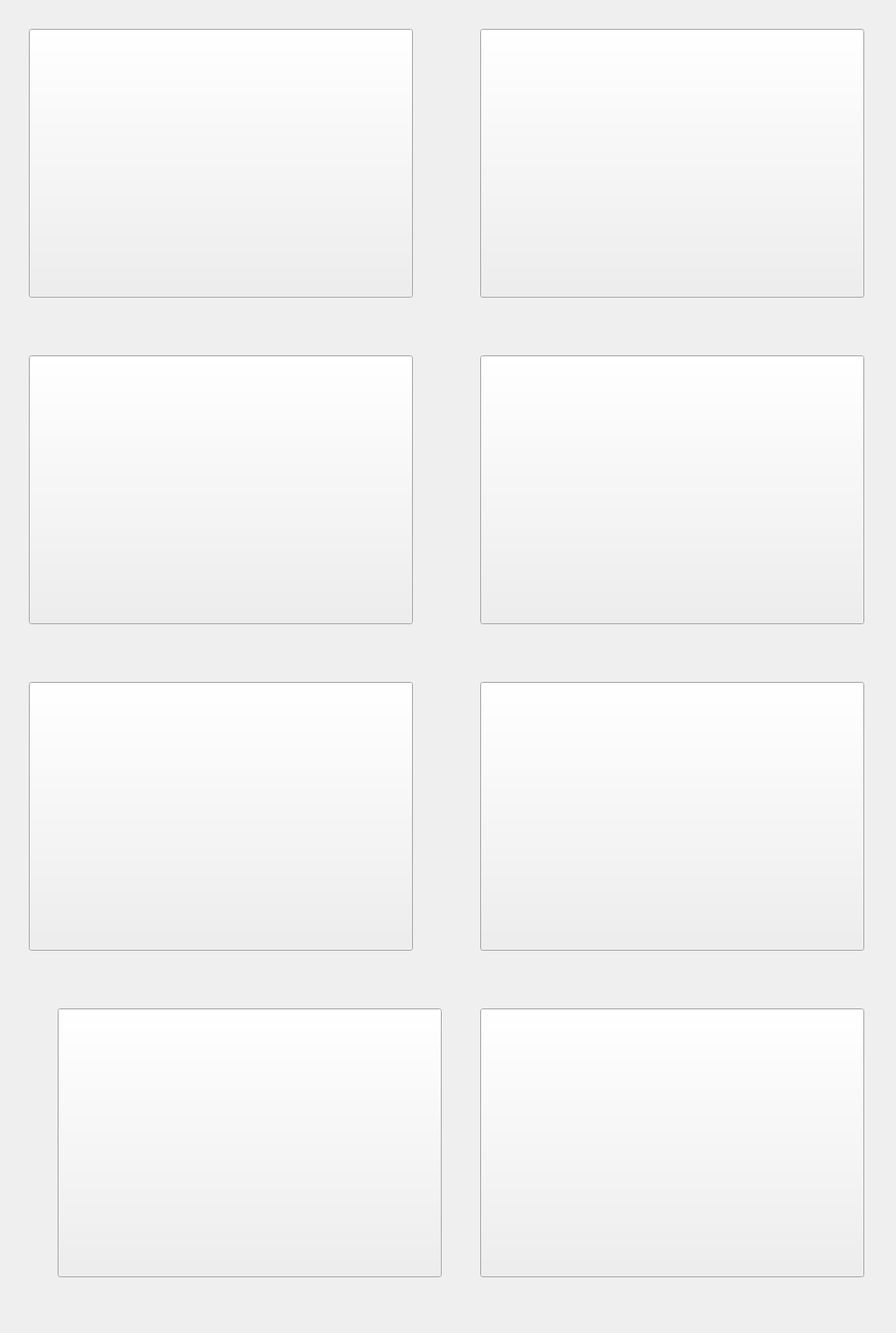
    <widget class="QWidget" name="scrollAreaWidgetContents">
     <property name="geometry">
      <rect>
       <x>0</x>
       <y>0</y>
       <width>933</width>
       <height>1388</height>
      </rect>
     </property>
     <widget class="QPushButton" name="shoe1">
      <property name="geometry">
       <rect>
        <x>30</x>
        <y>30</y>
        <width>400</width>
        <height>280</height>
       </rect>
      </property>
      <property name="styleSheet">
       <string notr="true">border-image: url(:/new/prefix1/PRC/shoe5/ (1).jpg);</string>
      </property>
      <property name="text">
       <string/>
      </property>
     </widget>
     <widget class="QPushButton" name="shoe2">
      <property name="geometry">
       <rect>
        <x>500</x>
        <y>30</y>
        <width>400</width>
        <height>280</height>
       </rect>
      </property>
      <property name="styleSheet">
       <string notr="true">border-image: url(:/new/prefix1/PRC/shoe5/ (2).jpg);</string>
      </property>
      <property name="text">
       <string/>
      </property>
     </widget>
     <widget class="QPushButton" name="shoe3">
      <property name="geometry">
       <rect>
        <x>30</x>
        <y>370</y>
        <width>400</width>
        <height>280</height>
       </rect>
      </property>
      <property name="styleSheet">
       <string notr="true">border-image: url(:/new/prefix1/PRC/shoe5/ (3).jpg);</string>
      </property>
      <property name="text">
       <string/>
      </property>
     </widget>
     <widget class="QPushButton" name="shoe4">
      <property name="geometry">
       <rect>
        <x>500</x>
        <y>370</y>
        <width>400</width>
        <height>280</height>
       </rect>
      </property>
      <property name="styleSheet">
       <string notr="true">border-image: url(:/new/prefix1/PRC/shoe5/ (4).jpg);</string>
      </property>
      <property name="text">
       <string/>
      </property>
     </widget>
     <widget class="QPushButton" name="shoe5">
      <property name="geometry">
       <rect>
        <x>30</x>
        <y>710</y>
        <width>400</width>
        <height>280</height>
       </rect>
      </property>
      <property name="styleSheet">
       <string notr="true">border-image: url(:/new/prefix1/PRC/shoe5/ (5).jpg);</string>
      </property>
      <property name="text">
       <string/>
      </property>
     </widget>
     <widget class="QPushButton" name="shoe6">
      <property name="geometry">
       <rect>
        <x>500</x>
        <y>710</y>
        <width>400</width>
        <height>280</height>
       </rect>
      </property>
      <property name="styleSheet">
       <string notr="true">border-image: url(:/new/prefix1/PRC/shoe5/ (6).jpg);</string>
      </property>
      <property name="text">
       <string/>
      </property>
     </widget>
     <widget class="QPushButton" name="shoe7">
      <property name="geometry">
       <rect>
        <x>60</x>
        <y>1050</y>
        <width>400</width>
        <height>280</height>
       </rect>
      </property>
      <property name="styleSheet">
       <string notr="true">border-image: url(:/new/prefix1/PRC/shoe5/ (7).jpg);</string>
      </property>
      <property name="text">
       <string/>
      </property>
     </widget>
     <widget class="QPushButton" name="shoe8">
      <property name="geometry">
       <rect>
        <x>500</x>
        <y>1050</y>
        <width>400</width>
        <height>280</height>
       </rect>
      </property>
      <property name="styleSheet">
       <string notr="true">border-image: url(:/new/prefix1/PRC/shoe5/ (8).jpg);
border-image: url(:/new/prefix1/PRC/shoe5/ (8).jpg);</string>
      </property>
      <property name="text">
       <string/>
      </property>
     </widget>
     <widget class="QLabel" name="White_Point_shoe1">
      <property name="geometry">
       <rect>
        <x>390</x>
        <y>270</y>
        <width>40</width>
        <height>40</height>
       </rect>
      </property>
      <property name="styleSheet">
       <string notr="true">border-image: url(:/new/prefix1/PRC/images/ (11).png);</string>
      </property>
      <property name="text">
       <string/>
      </property>
     </widget>
     <widget class="QLabel" name="White_Point_shoe2">
      <property name="geometry">
       <rect>
        <x>860</x>
        <y>270</y>
        <width>40</width>
        <height>40</height>
       </rect>
      </property>
      <property name="styleSheet">
       <string notr="true">border-image: url(:/new/prefix1/PRC/images/ (11).png);</string>
      </property>
      <property name="text">
       <string/>
      </property>
     </widget>
     <widget class="QLabel" name="White_Point_shoe3">
      <property name="geometry">
       <rect>
        <x>390</x>
        <y>610</y>
        <width>40</width>
        <height>40</height>
       </rect>
      </property>
      <property name="styleSheet">
       <string notr="true">border-image: url(:/new/prefix1/PRC/images/ (11).png);</string>
      </property>
      <property name="text">
       <string/>
      </property>
     </widget>
     <widget class="QLabel" name="White_Point_shoe4">
      <property name="geometry">
       <rect>
        <x>860</x>
        <y>610</y>
        <width>40</width>
        <height>40</height>
       </rect>
      </property>
      <property name="styleSheet">
       <string notr="true">border-image: url(:/new/prefix1/PRC/images/ (11).png);</string>
      </property>
      <property name="text">
       <string/>
      </property>
     </widget>
     <widget class="QLabel" name="White_Point_shoe5">
      <property name="geometry">
       <rect>
        <x>390</x>
        <y>950</y>
        <width>40</width>
        <height>40</height>
       </rect>
      </property>
      <property name="styleSheet">
       <string notr="true">border-image: url(:/new/prefix1/PRC/images/ (11).png);</string>
      </property>
      <property name="text">
       <string/>
      </property>
     </widget>
     <widget class="QLabel" name="White_Point_shoe6">
      <property name="geometry">
       <rect>
        <x>860</x>
        <y>950</y>
        <width>40</width>
        <height>40</height>
       </rect>
      </property>
      <property name="styleSheet">
       <string notr="true">border-image: url(:/new/prefix1/PRC/images/ (11).png);</string>
      </property>
      <property name="text">
       <string/>
      </property>
     </widget>
     <widget class="QLabel" name="White_Point_shoe7">
      <property name="geometry">
       <rect>
        <x>390</x>
        <y>1290</y>
        <width>40</width>
        <height>40</height>
       </rect>
      </property>
      <property name="styleSheet">
       <string notr="true">border-image: url(:/new/prefix1/PRC/images/ (11).png);</string>
      </property>
      <property name="text">
       <string/>
      </property>
     </widget>
     <widget class="QLabel" name="White_Point_shoe8">
      <property name="geometry">
       <rect>
        <x>860</x>
        <y>1290</y>
        <width>40</width>
        <height>40</height>
       </rect>
      </property>
      <property name="styleSheet">
       <string notr="true">border-image: url(:/new/prefix1/PRC/images/ (11).png);</string>
      </property>
      <property name="text">
       <string/>
      </property>
     </widget>
     <widget class="QLabel" name="one_shoe">
      <property name="geometry">
       <rect>
        <x>400</x>
        <y>280</y>
        <width>20</width>
        <height>20</height>
       </rect>
      </property>
      <property name="styleSheet">
       <string notr="true">border-image: url(:/new/prefix1/PRC/images/ (1).png);</string>
      </property>
      <property name="text">
       <string/>
      </property>
     </widget>
     <widget class="QLabel" name="two_shoe">
      <property name="geometry">
       <rect>
        <x>870</x>
        <y>280</y>
        <width>20</width>
        <height>20</height>
       </rect>
      </property>
      <property name="styleSheet">
       <string notr="true">border-image: url(:/new/prefix1/PRC/images/ (2).png);</string>
      </property>
      <property name="text">
       <string/>
      </property>
     </widget>
     <widget class="QLabel" name="three_shoe">
      <property name="geometry">
       <rect>
        <x>400</x>
        <y>620</y>
        <width>20</width>
        <height>20</height>
       </rect>
      </property>
      <property name="styleSheet">
       <string notr="true">border-image: url(:/new/prefix1/PRC/images/ (3).png);</string>
      </property>
      <property name="text">
       <string/>
      </property>
     </widget>
     <widget class="QLabel" name="four_shoe">
      <property name="geometry">
       <rect>
        <x>870</x>
        <y>620</y>
        <width>20</width>
        <height>20</height>
       </rect>
      </property>
      <property name="styleSheet">
       <string notr="true">border-image: url(:/new/prefix1/PRC/images/ (4).png);</string>
      </property>
      <property name="text">
       <string/>
      </property>
     </widget>
     <widget class="QLabel" name="five_shoe">
      <property name="geometry">
       <rect>
        <x>400</x>
        <y>960</y>
        <width>20</width>
        <height>20</height>
       </rect>
      </property>
      <property name="styleSheet">
       <string notr="true">border-image: url(:/new/prefix1/PRC/images/ (5).png);</string>
      </property>
      <property name="text">
       <string/>
      </property>
     </widget>
     <widget class="QLabel" name="six_shoe">
      <property name="geometry">
       <rect>
        <x>870</x>
        <y>960</y>
        <width>20</width>
        <height>20</height>
       </rect>
      </property>
      <property name="styleSheet">
       <string notr="true">border-image: url(:/new/prefix1/PRC/images/ (6).png);</string>
      </property>
      <property name="text">
       <string/>
      </property>
     </widget>
     <widget class="QLabel" name="seven_shoe">
      <property name="geometry">
       <rect>
        <x>400</x>
        <y>1300</y>
        <width>20</width>
        <height>20</height>
       </rect>
      </property>
      <property name="styleSheet">
       <string notr="true">border-image: url(:/new/prefix1/PRC/images/ (7).png);</string>
      </property>
      <property name="text">
       <string/>
      </property>
     </widget>
     <widget class="QLabel" name="eight_shoe">
      <property name="geometry">
       <rect>
        <x>870</x>
        <y>1300</y>
        <width>20</width>
        <height>20</height>
       </rect>
      </property>
      <property name="styleSheet">
       <string notr="true">border-image: url(:/new/prefix1/PRC/images/ (8).png);</string>
      </property>
      <property name="text">
       <string/>
      </property>
     </widget>
     <widget class="QLabel" name="tick_shoe1">
      <property name="geometry">
       <rect>
        <x>400</x>
        <y>280</y>
        <width>20</width>
        <height>20</height>
       </rect>
      </property>
      <property name="styleSheet">
       <string notr="true">border-image: url(:/new/prefix1/PRC/images/ (12).png);</string>
      </property>
      <property name="text">
       <string/>
      </property>
     </widget>
     <widget class="QLabel" name="tick_shoe2">
      <property name="geometry">
       <rect>
        <x>870</x>
        <y>280</y>
        <width>20</width>
        <height>20</height>
       </rect>
      </property>
      <property name="styleSheet">
       <string notr="true">border-image: url(:/new/prefix1/PRC/images/ (12).png);</string>
      </property>
      <property name="text">
       <string/>
      </property>
     </widget>
     <widget class="QLabel" name="tick_shoe3">
      <property name="geometry">
       <rect>
        <x>400</x>
        <y>620</y>
        <width>20</width>
        <height>20</height>
       </rect>
      </property>
      <property name="styleSheet">
       <string notr="true">border-image: url(:/new/prefix1/PRC/images/ (12).png);</string>
      </property>
      <property name="text">
       <string/>
      </property>
     </widget>
     <widget class="QLabel" name="tick_shoe4">
      <property name="geometry">
       <rect>
        <x>870</x>
        <y>620</y>
        <width>20</width>
        <height>20</height>
       </rect>
      </property>
      <property name="styleSheet">
       <string notr="true">border-image: url(:/new/prefix1/PRC/images/ (12).png);</string>
      </property>
      <property name="text">
       <string/>
      </property>
     </widget>
     <widget class="QLabel" name="tick_shoe5">
      <property name="geometry">
       <rect>
        <x>400</x>
        <y>960</y>
        <width>20</width>
        <height>20</height>
       </rect>
      </property>
      <property name="styleSheet">
       <string notr="true">border-image: url(:/new/prefix1/PRC/images/ (12).png);</string>
      </property>
      <property name="text">
       <string/>
      </property>
     </widget>
     <widget class="QLabel" name="tick_shoe6">
      <property name="geometry">
       <rect>
        <x>870</x>
        <y>960</y>
        <width>20</width>
        <height>20</height>
       </rect>
      </property>
      <property name="styleSheet">
       <string notr="true">border-image: url(:/new/prefix1/PRC/images/ (12).png);</string>
      </property>
      <property name="text">
       <string/>
      </property>
     </widget>
     <widget class="QLabel" name="tick_shoe7">
      <property name="geometry">
       <rect>
        <x>400</x>
        <y>1300</y>
        <width>20</width>
        <height>20</height>
       </rect>
      </property>
      <property name="styleSheet">
       <string notr="true">border-image: url(:/new/prefix1/PRC/images/ (12).png);</string>
      </property>
      <property name="text">
       <string/>
      </property>
     </widget>
     <widget class="QLabel" name="tick_shoe8">
      <property name="geometry">
       <rect>
        <x>870</x>
        <y>1300</y>
        <width>20</width>
        <height>20</height>
       </rect>
      </property>
      <property name="styleSheet">
       <string notr="true">border-image: url(:/new/prefix1/PRC/images/ (12).png);</string>
      </property>
      <property name="text">
       <string/>
      </property>
     </widget>
    </widget>
